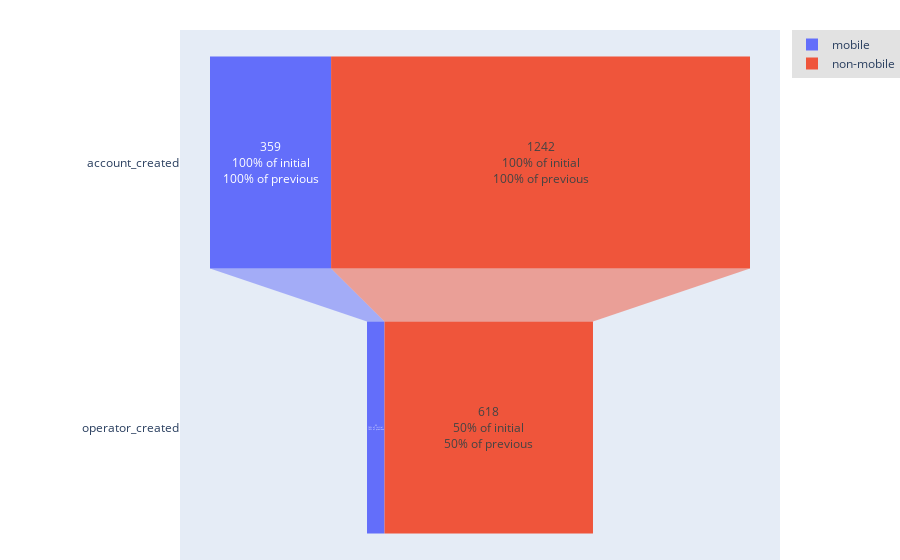

Notebook source saved alongside this figure:
### Code cell
import ezpackage
import pandas as pd

df = pd.read_csv("tracks.csv")
df = df[df["EVENT"] != "error"]

g1 = set(df[(df['USER_AGENT_BROWSER_OS'] == 'iOS') | (
    df['USER_AGENT_BROWSER_OS'] == 'Android OS')]['USER_ID'])
g2 = set(df['USER_ID']) - g1

user_col = 'USER_ID'
event_col = 'EVENT'

groups = ezpackage.funnel.funnel(data=df, targets=[
    'account_created', 'operator_created'], event_col=event_col, index_col=user_col, groups=(g1, g2),
    group_names=('mobile', 'non-mobile'))

fig = ezpackage.funnel.plot(groups)

### Figure 1 — Plotly figure (JSON) as saved in the notebook; plotly's stock layout.template omitted (floating-point values rounded to 4 significant figures)
{"data": [{"name": "mobile", "textinfo": "value+percent initial+percent previous", "type": "funnel", "x": [359, 52], "y": ["account_created", "operator_created"]}, {"name": "non-mobile", "textinfo": "value+percent initial+percent previous", "type": "funnel", "x": [1242, 618], "y": ["account_created", "operator_created"]}], "layout": {"funnelmode": "stack", "hovermode": "closest", "legend": {"bgcolor": "#E2E2E2", "font": {"size": 12}, "orientation": "v", "xanchor": "left"}, "margin": {"b": 0, "l": 180, "pad": 0, "r": 0, "t": 30}, "showlegend": true}}
